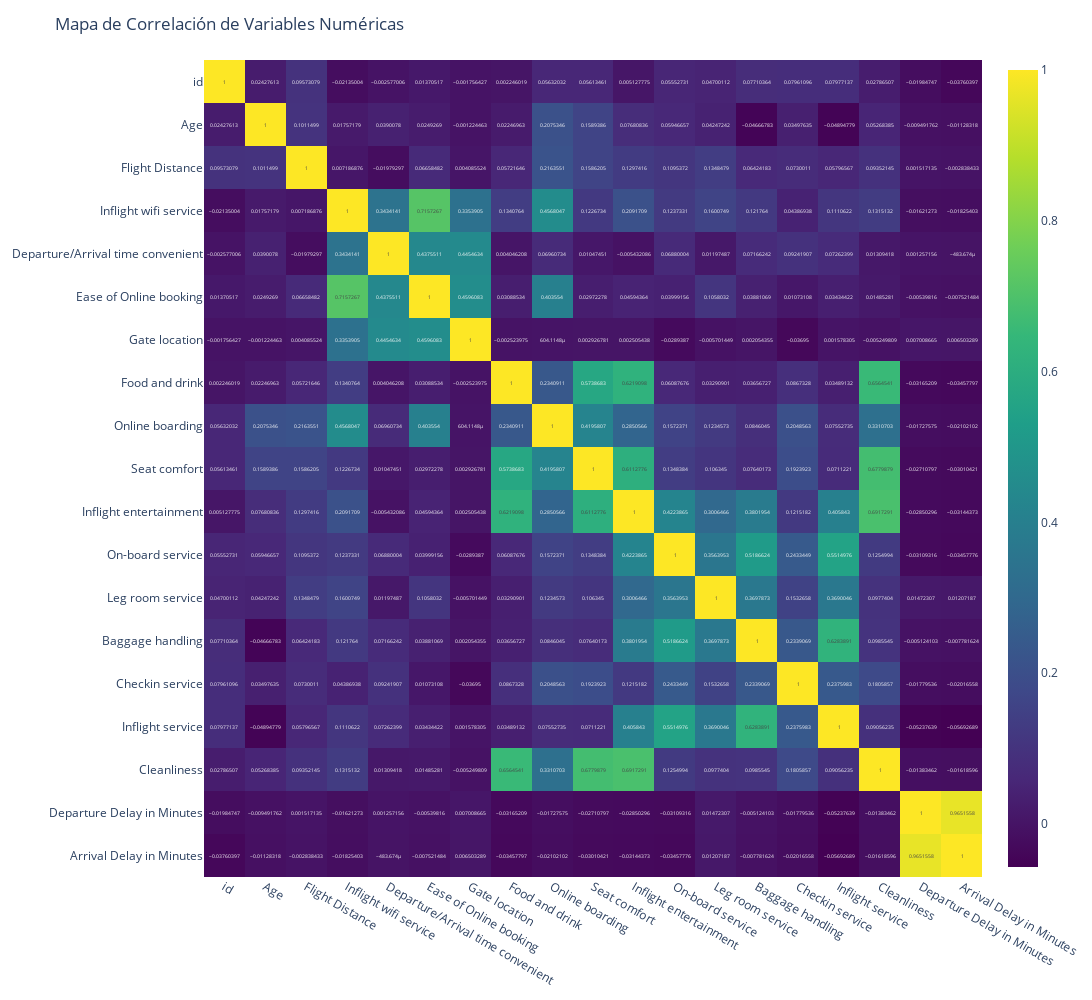

This figure's notebook cell:
### Markdown cell above
**3**

### Code cell
# Calculamos la matriz de correlación
correlation_matrix = df_numericas.corr()

# Graficamos la matriz de correlación
fig = px.imshow(correlation_matrix, text_auto=True, aspect="auto", color_continuous_scale='Viridis')

# Ajustamos el gráfico
fig.update_layout(width=1100,height=1000,title_text="Mapa de Correlación de Variables Numéricas")

fig.show()

### Figure 1 — Plotly figure (JSON) as saved in the notebook; plotly's stock layout.template omitted (floating-point values rounded to 4 significant figures; data arrays with more than 128 entries replaced by an {"elided": "..."} marker saying what was removed)
{"data": [{"coloraxis": "coloraxis", "hovertemplate": "x: %{x}<br>y: %{y}<br>color: %{z}<extra></extra>", "name": "0", "texttemplate": "%{z}", "type": "heatmap", "x": ["id", "Age", "Flight Distance", "Inflight wifi service", "Departure/Arrival time convenient", "Ease of Online booking", "Gate location", "Food and drink", "Online boarding", "Seat comfort", "Inflight entertainment", "On-board service", "Leg room service", "Baggage handling", "Checkin service", "Inflight service", "Cleanliness", "Departure Delay in Minutes", "Arrival Delay in Minutes"], "xaxis": "x", "y": ["id", "Age", "Flight Distance", "Inflight wifi service", "Departure/Arrival time convenient", "Ease of Online booking", "Gate location", "Food and drink", "Online boarding", "Seat comfort", "Inflight entertainment", "On-board service", "Leg room service", "Baggage handling", "Checkin service", "Inflight service", "Cleanliness", "Departure Delay in Minutes", "Arrival Delay in Minutes"], "yaxis": "y", "z": {"elided": "19x19 float values"}}], "layout": {"coloraxis": {"colorscale": [[0, "#440154"], [0.1111, "#482878"], [0.2222, "#3e4989"], [0.3333, "#31688e"], [0.4444, "#26828e"], [0.5556, "#1f9e89"], [0.6667, "#35b779"], [0.7778, "#6ece58"], [0.8889, "#b5de2b"], [1, "#fde725"]]}, "height": 1000, "margin": {"t": 60}, "title": {"text": "Mapa de Correlación de Variables Numéricas"}, "width": 1100, "xaxis": {"anchor": "y", "domain": [0, 1]}, "yaxis": {"anchor": "x", "autorange": "reversed", "domain": [0, 1]}}}
